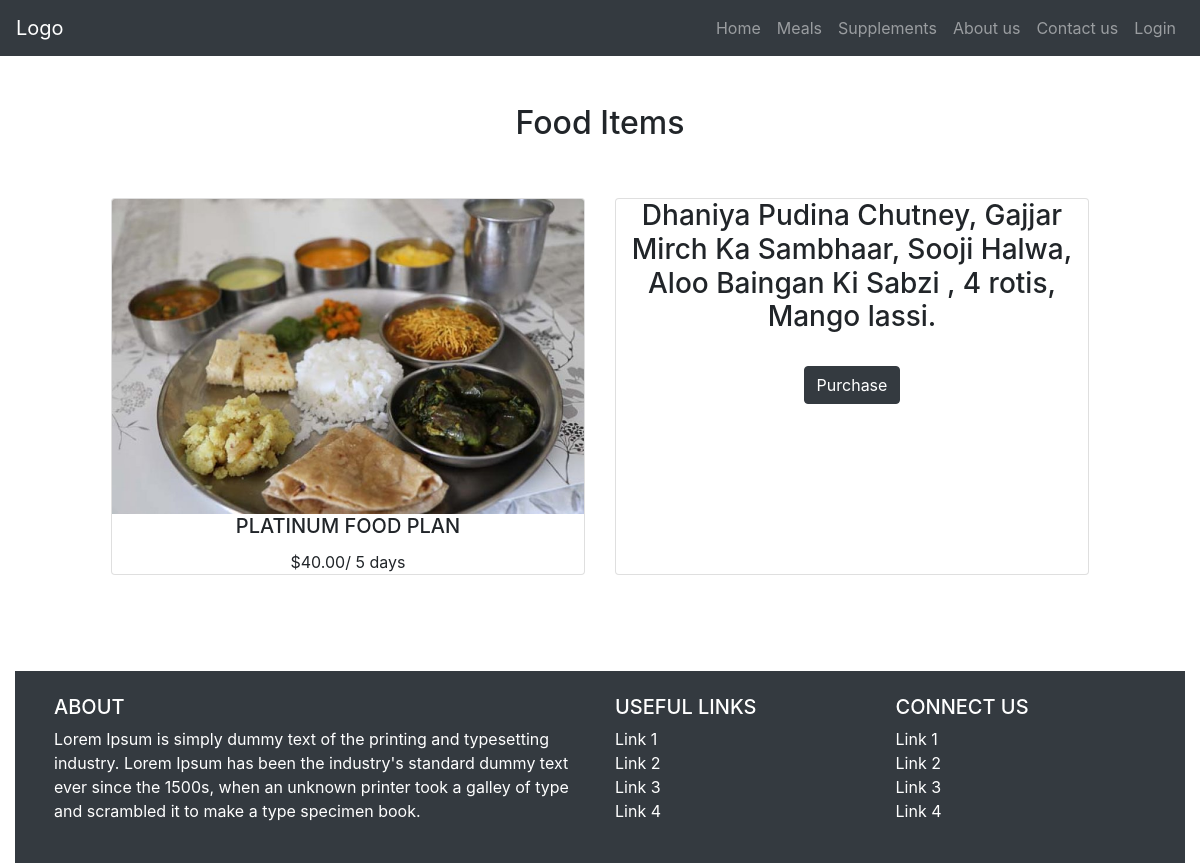
Page /food_items.php?plan_id=13 on the committed database.
### tables this page shows
CREATE TABLE `meal_plans` (
  `id` int(11) NOT NULL,
  `name` varchar(100) NOT NULL,
  `description` varchar(500) NOT NULL,
  `cost` decimal(10,2) NOT NULL,
  `day` int(11) NOT NULL,
  `image` varchar(200) NOT NULL,
  `meal_id` int(11) NOT NULL
);

### connect.php (called while the page is built, shortened)
<?php
class Connect
{
    public $config = array(
        'servername'=> 'localhost',
        'username'=> 'root',
        'password'=> '',
        'dbname'=> 'tiffen'
    );
    function __construct()
    {
        $this->conn = new mysqli($this->config['servername'], $this->config['username'], $this->config['password'], $this->config['dbname']);
    }
}
?>

### submit.php (called while the page is built, shortened)
<?php
	include 'classes/mealplan.php';
	$mealplanObj=new MealPlan;
	if(isset($_GET['plan_id']) && !empty(trim($_GET["plan_id"]))){
		$planid =  trim($_GET["plan_id"]);
		$mealplan=$mealplanObj->getMealPlanById($planid);
	}
?>

### classes/mealplan.php (called while the page is built, shortened)
<?php
include_once './connect.php';
class MealPlan extends Connect{
	public $mealplan = array('data' =>array() , 'error'=> '', 'success'=> '' );
	function getMealPlanById($id){
		$sql = "SELECT * FROM meal_plans WHERE id = ".$id;
		$result = $this->conn->query($sql);
		$row = $result->fetch_assoc();
		$this->mealplan["data"]["name"] = $row["name"];
		$this->mealplan["data"]["description"] = $row["description"];
		$this->mealplan["data"]["cost"] = $row["cost"];
		$this->mealplan["data"]["day"] = $row["day"];
		$this->mealplan["data"]["image"] = $row["image"];
		$this->mealplan["data"]["id"] = $row["id"];
		$this->mealplan["data"]["mealid"] = $row["meal_id"];
		return $this->mealplan;
	}
}
?>

### food_items.php (the view, shortened to what this page needs)
<?php include 'header.php'; ?>
        <div class="container-fluid">
            <div class="row p-5">
                <div class="col-12 text-center">
                    <h2>Food Items</h2>
                </div>
                <div class="col-12 my-5" >
                    <div class="card-deck px-5">
                        <div class="card h-200">
                           	<a href="meal_plans.php?meal_id=<?php echo $mealplan["data"]["mealid"];?>">
                            	<img style="max-height:400px" src="<?php echo "./admin/uploads/mealplan/".$mealplan["data"]["image"]; ?>"class="card-img-top" alt="Image">
                            </a>
                            <h5 style="text-align: center;text-transform: uppercase;" class="card-title"><?php echo $mealplan["data"]["name"]; ?></h5>
                            <p style="text-align: center;" class="card-text">$<?php echo $mealplan["data"]["cost"]; ?>/ <?php echo $mealplan["data"]["day"]; ?> day<?php
                                    if($mealplan["data"]["day"]>1){
                                        ?>s<?php } ?>
                            </p>
                        </div>
                        <div class="card">
                            <h3 style="text-align: center;"><?php echo $mealplan["data"]["description"]; ?></h3>
                            <br/>
                            <div class="text-center">
                            <?php if(isset($_SESSION['user'])) { ?>
                                <a href="checkout.php?plan_id=<?php echo $mealplan["data"]["id"];?>">
                                    <button type="button" class="btn btn-dark">Purchase</button>
                                </a>
                            <?php } else { ?>
                                <a data-toggle="modal" data-target="#loginModal">
                                    <button type="button" class="btn btn-dark">Purchase</button>
                                </a>
                            <?php } ?>
                           </div>
                        </div>
                    </div>
                </div>
            </div>
<?php include 'footer.php'; ?>

### rows in the picture
meal_plans: image (picture), name "PLATINUM FOOD PLAN", cost "40.00", day "5", description "Dhaniya Pudina Chutney, Gajjar Mirch Ka Sambhaar, Sooji Halwa, Aloo Baingan Ki Sabzi , 4 rotis, Mango lassi."
